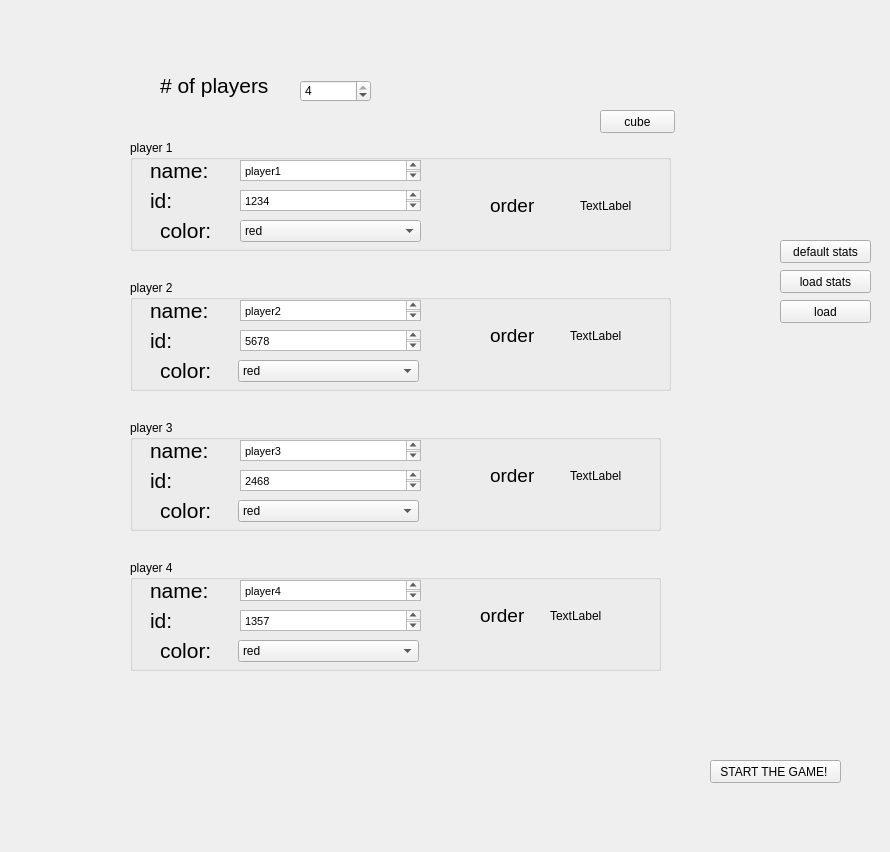
<?xml version="1.0" encoding="UTF-8"?>
<ui version="4.0">
 <class>menu</class>
 <widget class="QWidget" name="menu">
  <property name="geometry">
   <rect>
    <x>0</x>
    <y>0</y>
    <width>890</width>
    <height>852</height>
   </rect>
  </property>
  <property name="windowTitle">
   <string>menu</string>
  </property>
  <property name="styleSheet">
   <string notr="true">background-image: url(':/risk-menu')</string>
  </property>
  <widget class="QPushButton" name="LOAD">
   <property name="geometry">
    <rect>
     <x>780</x>
     <y>300</y>
     <width>91</width>
     <height>23</height>
    </rect>
   </property>
   <property name="text">
    <string>load</string>
   </property>
  </widget>
  <widget class="QPushButton" name="cube">
   <property name="geometry">
    <rect>
     <x>600</x>
     <y>110</y>
     <width>75</width>
     <height>23</height>
    </rect>
   </property>
   <property name="text">
    <string>cube</string>
   </property>
  </widget>
  <widget class="QGroupBox" name="groupBox1">
   <property name="geometry">
    <rect>
     <x>130</x>
     <y>140</y>
     <width>541</width>
     <height>111</height>
    </rect>
   </property>
   <property name="styleSheet">
    <string notr="true">background-color:&quot;white&quot;</string>
   </property>
   <property name="title">
    <string>player 1</string>
   </property>
   <widget class="QTextEdit" name="nameP1">
    <property name="geometry">
     <rect>
      <x>110</x>
      <y>20</y>
      <width>181</width>
      <height>21</height>
     </rect>
    </property>
    <property name="html">
     <string>&lt;!DOCTYPE HTML PUBLIC &quot;-//W3C//DTD HTML 4.0//EN&quot; &quot;http://www.w3.org/TR/REC-html40/strict.dtd&quot;&gt;
&lt;html&gt;&lt;head&gt;&lt;meta name=&quot;qrichtext&quot; content=&quot;1&quot; /&gt;&lt;style type=&quot;text/css&quot;&gt;
p, li { white-space: pre-wrap; }
&lt;/style&gt;&lt;/head&gt;&lt;body style=&quot; font-family:'MS Shell Dlg 2'; font-size:8.25pt; font-weight:400; font-style:normal;&quot;&gt;
&lt;p style=&quot; margin-top:0px; margin-bottom:0px; margin-left:0px; margin-right:0px; -qt-block-indent:0; text-indent:0px;&quot;&gt;player1&lt;/p&gt;&lt;/body&gt;&lt;/html&gt;</string>
    </property>
   </widget>
   <widget class="QLabel" name="label">
    <property name="geometry">
     <rect>
      <x>20</x>
      <y>20</y>
      <width>61</width>
      <height>21</height>
     </rect>
    </property>
    <property name="font">
     <font>
      <pointsize>16</pointsize>
     </font>
    </property>
    <property name="text">
     <string>name:</string>
    </property>
   </widget>
   <widget class="QLabel" name="label_2">
    <property name="geometry">
     <rect>
      <x>30</x>
      <y>80</y>
      <width>61</width>
      <height>21</height>
     </rect>
    </property>
    <property name="font">
     <font>
      <pointsize>16</pointsize>
     </font>
    </property>
    <property name="text">
     <string>color:</string>
    </property>
   </widget>
   <widget class="QComboBox" name="colorP1">
    <property name="geometry">
     <rect>
      <x>110</x>
      <y>80</y>
      <width>181</width>
      <height>22</height>
     </rect>
    </property>
    <item>
     <property name="text">
      <string>red</string>
     </property>
    </item>
    <item>
     <property name="text">
      <string>green</string>
     </property>
    </item>
    <item>
     <property name="text">
      <string>cyan</string>
     </property>
    </item>
    <item>
     <property name="text">
      <string>yellow</string>
     </property>
    </item>
    <item>
     <property name="text">
      <string>blue</string>
     </property>
    </item>
   </widget>
   <widget class="QLabel" name="cubeP1">
    <property name="geometry">
     <rect>
      <x>450</x>
      <y>40</y>
      <width>91</width>
      <height>51</height>
     </rect>
    </property>
    <property name="text">
     <string>TextLabel</string>
    </property>
   </widget>
   <widget class="QLabel" name="pic1_ord">
    <property name="geometry">
     <rect>
      <x>360</x>
      <y>50</y>
      <width>51</width>
      <height>31</height>
     </rect>
    </property>
    <property name="font">
     <font>
      <pointsize>14</pointsize>
     </font>
    </property>
    <property name="text">
     <string>order</string>
    </property>
   </widget>
   <widget class="QLabel" name="label_3">
    <property name="geometry">
     <rect>
      <x>20</x>
      <y>50</y>
      <width>61</width>
      <height>21</height>
     </rect>
    </property>
    <property name="font">
     <font>
      <pointsize>16</pointsize>
     </font>
    </property>
    <property name="text">
     <string>id:</string>
    </property>
   </widget>
   <widget class="QTextEdit" name="idP1">
    <property name="geometry">
     <rect>
      <x>110</x>
      <y>50</y>
      <width>181</width>
      <height>21</height>
     </rect>
    </property>
    <property name="html">
     <string>&lt;!DOCTYPE HTML PUBLIC &quot;-//W3C//DTD HTML 4.0//EN&quot; &quot;http://www.w3.org/TR/REC-html40/strict.dtd&quot;&gt;
&lt;html&gt;&lt;head&gt;&lt;meta name=&quot;qrichtext&quot; content=&quot;1&quot; /&gt;&lt;style type=&quot;text/css&quot;&gt;
p, li { white-space: pre-wrap; }
&lt;/style&gt;&lt;/head&gt;&lt;body style=&quot; font-family:'MS Shell Dlg 2'; font-size:8.25pt; font-weight:400; font-style:normal;&quot;&gt;
&lt;p style=&quot; margin-top:0px; margin-bottom:0px; margin-left:0px; margin-right:0px; -qt-block-indent:0; text-indent:0px;&quot;&gt;1234&lt;/p&gt;&lt;/body&gt;&lt;/html&gt;</string>
    </property>
   </widget>
  </widget>
  <widget class="QGroupBox" name="groupBox2">
   <property name="geometry">
    <rect>
     <x>130</x>
     <y>280</y>
     <width>541</width>
     <height>111</height>
    </rect>
   </property>
   <property name="styleSheet">
    <string notr="true">background-color:&quot;white&quot;</string>
   </property>
   <property name="title">
    <string>player 2</string>
   </property>
   <widget class="QTextEdit" name="nameP2">
    <property name="geometry">
     <rect>
      <x>110</x>
      <y>20</y>
      <width>181</width>
      <height>21</height>
     </rect>
    </property>
    <property name="html">
     <string>&lt;!DOCTYPE HTML PUBLIC &quot;-//W3C//DTD HTML 4.0//EN&quot; &quot;http://www.w3.org/TR/REC-html40/strict.dtd&quot;&gt;
&lt;html&gt;&lt;head&gt;&lt;meta name=&quot;qrichtext&quot; content=&quot;1&quot; /&gt;&lt;style type=&quot;text/css&quot;&gt;
p, li { white-space: pre-wrap; }
&lt;/style&gt;&lt;/head&gt;&lt;body style=&quot; font-family:'MS Shell Dlg 2'; font-size:8.25pt; font-weight:400; font-style:normal;&quot;&gt;
&lt;p style=&quot; margin-top:0px; margin-bottom:0px; margin-left:0px; margin-right:0px; -qt-block-indent:0; text-indent:0px;&quot;&gt;player2&lt;/p&gt;&lt;/body&gt;&lt;/html&gt;</string>
    </property>
   </widget>
   <widget class="QLabel" name="label_5">
    <property name="geometry">
     <rect>
      <x>20</x>
      <y>20</y>
      <width>61</width>
      <height>21</height>
     </rect>
    </property>
    <property name="font">
     <font>
      <pointsize>16</pointsize>
     </font>
    </property>
    <property name="text">
     <string>name:</string>
    </property>
   </widget>
   <widget class="QLabel" name="label_6">
    <property name="geometry">
     <rect>
      <x>30</x>
      <y>80</y>
      <width>61</width>
      <height>21</height>
     </rect>
    </property>
    <property name="font">
     <font>
      <pointsize>16</pointsize>
     </font>
    </property>
    <property name="text">
     <string>color:</string>
    </property>
   </widget>
   <widget class="QComboBox" name="colorP2">
    <property name="geometry">
     <rect>
      <x>108</x>
      <y>80</y>
      <width>181</width>
      <height>22</height>
     </rect>
    </property>
    <property name="currentText">
     <string>red</string>
    </property>
    <item>
     <property name="text">
      <string>red</string>
     </property>
    </item>
    <item>
     <property name="text">
      <string>green</string>
     </property>
    </item>
    <item>
     <property name="text">
      <string>cyan</string>
     </property>
    </item>
    <item>
     <property name="text">
      <string>yellow</string>
     </property>
    </item>
    <item>
     <property name="text">
      <string>blue</string>
     </property>
    </item>
   </widget>
   <widget class="QLabel" name="cubeP2">
    <property name="geometry">
     <rect>
      <x>440</x>
      <y>30</y>
      <width>81</width>
      <height>51</height>
     </rect>
    </property>
    <property name="text">
     <string>TextLabel</string>
    </property>
   </widget>
   <widget class="QLabel" name="pic2_ord">
    <property name="geometry">
     <rect>
      <x>360</x>
      <y>40</y>
      <width>51</width>
      <height>31</height>
     </rect>
    </property>
    <property name="font">
     <font>
      <pointsize>14</pointsize>
     </font>
    </property>
    <property name="text">
     <string>order</string>
    </property>
   </widget>
   <widget class="QTextEdit" name="idP2">
    <property name="geometry">
     <rect>
      <x>110</x>
      <y>50</y>
      <width>181</width>
      <height>21</height>
     </rect>
    </property>
    <property name="html">
     <string>&lt;!DOCTYPE HTML PUBLIC &quot;-//W3C//DTD HTML 4.0//EN&quot; &quot;http://www.w3.org/TR/REC-html40/strict.dtd&quot;&gt;
&lt;html&gt;&lt;head&gt;&lt;meta name=&quot;qrichtext&quot; content=&quot;1&quot; /&gt;&lt;style type=&quot;text/css&quot;&gt;
p, li { white-space: pre-wrap; }
&lt;/style&gt;&lt;/head&gt;&lt;body style=&quot; font-family:'MS Shell Dlg 2'; font-size:8.25pt; font-weight:400; font-style:normal;&quot;&gt;
&lt;p style=&quot; margin-top:0px; margin-bottom:0px; margin-left:0px; margin-right:0px; -qt-block-indent:0; text-indent:0px;&quot;&gt;5678&lt;/p&gt;&lt;/body&gt;&lt;/html&gt;</string>
    </property>
   </widget>
   <widget class="QLabel" name="label_4">
    <property name="geometry">
     <rect>
      <x>20</x>
      <y>50</y>
      <width>61</width>
      <height>21</height>
     </rect>
    </property>
    <property name="font">
     <font>
      <pointsize>16</pointsize>
     </font>
    </property>
    <property name="text">
     <string>id:</string>
    </property>
   </widget>
  </widget>
  <widget class="QGroupBox" name="groupBox3">
   <property name="geometry">
    <rect>
     <x>130</x>
     <y>420</y>
     <width>531</width>
     <height>111</height>
    </rect>
   </property>
   <property name="styleSheet">
    <string notr="true">background-color:&quot;white&quot;</string>
   </property>
   <property name="title">
    <string>player 3</string>
   </property>
   <widget class="QTextEdit" name="nameP3">
    <property name="geometry">
     <rect>
      <x>110</x>
      <y>20</y>
      <width>181</width>
      <height>21</height>
     </rect>
    </property>
    <property name="html">
     <string>&lt;!DOCTYPE HTML PUBLIC &quot;-//W3C//DTD HTML 4.0//EN&quot; &quot;http://www.w3.org/TR/REC-html40/strict.dtd&quot;&gt;
&lt;html&gt;&lt;head&gt;&lt;meta name=&quot;qrichtext&quot; content=&quot;1&quot; /&gt;&lt;style type=&quot;text/css&quot;&gt;
p, li { white-space: pre-wrap; }
&lt;/style&gt;&lt;/head&gt;&lt;body style=&quot; font-family:'MS Shell Dlg 2'; font-size:8.25pt; font-weight:400; font-style:normal;&quot;&gt;
&lt;p style=&quot; margin-top:0px; margin-bottom:0px; margin-left:0px; margin-right:0px; -qt-block-indent:0; text-indent:0px;&quot;&gt;player3&lt;/p&gt;&lt;/body&gt;&lt;/html&gt;</string>
    </property>
   </widget>
   <widget class="QLabel" name="label_9">
    <property name="geometry">
     <rect>
      <x>20</x>
      <y>20</y>
      <width>61</width>
      <height>21</height>
     </rect>
    </property>
    <property name="font">
     <font>
      <pointsize>16</pointsize>
     </font>
    </property>
    <property name="text">
     <string>name:</string>
    </property>
   </widget>
   <widget class="QLabel" name="label_10">
    <property name="geometry">
     <rect>
      <x>30</x>
      <y>80</y>
      <width>61</width>
      <height>21</height>
     </rect>
    </property>
    <property name="font">
     <font>
      <pointsize>16</pointsize>
     </font>
    </property>
    <property name="text">
     <string>color:</string>
    </property>
   </widget>
   <widget class="QComboBox" name="colorP3">
    <property name="geometry">
     <rect>
      <x>108</x>
      <y>80</y>
      <width>181</width>
      <height>22</height>
     </rect>
    </property>
    <property name="currentText">
     <string>red</string>
    </property>
    <property name="currentIndex">
     <number>0</number>
    </property>
    <item>
     <property name="text">
      <string>red</string>
     </property>
    </item>
    <item>
     <property name="text">
      <string>green</string>
     </property>
    </item>
    <item>
     <property name="text">
      <string>cyan</string>
     </property>
    </item>
    <item>
     <property name="text">
      <string>yellow</string>
     </property>
    </item>
    <item>
     <property name="text">
      <string>blue</string>
     </property>
    </item>
   </widget>
   <widget class="QLabel" name="cubeP3">
    <property name="geometry">
     <rect>
      <x>440</x>
      <y>30</y>
      <width>81</width>
      <height>51</height>
     </rect>
    </property>
    <property name="text">
     <string>TextLabel</string>
    </property>
   </widget>
   <widget class="QLabel" name="pic3_ord">
    <property name="geometry">
     <rect>
      <x>360</x>
      <y>40</y>
      <width>51</width>
      <height>31</height>
     </rect>
    </property>
    <property name="font">
     <font>
      <pointsize>14</pointsize>
     </font>
    </property>
    <property name="text">
     <string>order</string>
    </property>
   </widget>
   <widget class="QLabel" name="label_7">
    <property name="geometry">
     <rect>
      <x>20</x>
      <y>50</y>
      <width>61</width>
      <height>21</height>
     </rect>
    </property>
    <property name="font">
     <font>
      <pointsize>16</pointsize>
     </font>
    </property>
    <property name="text">
     <string>id:</string>
    </property>
   </widget>
   <widget class="QTextEdit" name="idP3">
    <property name="geometry">
     <rect>
      <x>110</x>
      <y>50</y>
      <width>181</width>
      <height>21</height>
     </rect>
    </property>
    <property name="html">
     <string>&lt;!DOCTYPE HTML PUBLIC &quot;-//W3C//DTD HTML 4.0//EN&quot; &quot;http://www.w3.org/TR/REC-html40/strict.dtd&quot;&gt;
&lt;html&gt;&lt;head&gt;&lt;meta name=&quot;qrichtext&quot; content=&quot;1&quot; /&gt;&lt;style type=&quot;text/css&quot;&gt;
p, li { white-space: pre-wrap; }
&lt;/style&gt;&lt;/head&gt;&lt;body style=&quot; font-family:'MS Shell Dlg 2'; font-size:8.25pt; font-weight:400; font-style:normal;&quot;&gt;
&lt;p style=&quot; margin-top:0px; margin-bottom:0px; margin-left:0px; margin-right:0px; -qt-block-indent:0; text-indent:0px;&quot;&gt;2468&lt;/p&gt;&lt;/body&gt;&lt;/html&gt;</string>
    </property>
   </widget>
  </widget>
  <widget class="QGroupBox" name="groupBox4">
   <property name="geometry">
    <rect>
     <x>130</x>
     <y>560</y>
     <width>531</width>
     <height>111</height>
    </rect>
   </property>
   <property name="styleSheet">
    <string notr="true">background-color:&quot;white&quot;</string>
   </property>
   <property name="title">
    <string>player 4</string>
   </property>
   <widget class="QTextEdit" name="nameP4">
    <property name="geometry">
     <rect>
      <x>110</x>
      <y>20</y>
      <width>181</width>
      <height>21</height>
     </rect>
    </property>
    <property name="html">
     <string>&lt;!DOCTYPE HTML PUBLIC &quot;-//W3C//DTD HTML 4.0//EN&quot; &quot;http://www.w3.org/TR/REC-html40/strict.dtd&quot;&gt;
&lt;html&gt;&lt;head&gt;&lt;meta name=&quot;qrichtext&quot; content=&quot;1&quot; /&gt;&lt;style type=&quot;text/css&quot;&gt;
p, li { white-space: pre-wrap; }
&lt;/style&gt;&lt;/head&gt;&lt;body style=&quot; font-family:'MS Shell Dlg 2'; font-size:8.25pt; font-weight:400; font-style:normal;&quot;&gt;
&lt;p style=&quot; margin-top:0px; margin-bottom:0px; margin-left:0px; margin-right:0px; -qt-block-indent:0; text-indent:0px;&quot;&gt;player4&lt;/p&gt;&lt;/body&gt;&lt;/html&gt;</string>
    </property>
   </widget>
   <widget class="QLabel" name="label_11">
    <property name="geometry">
     <rect>
      <x>20</x>
      <y>20</y>
      <width>61</width>
      <height>21</height>
     </rect>
    </property>
    <property name="font">
     <font>
      <pointsize>16</pointsize>
     </font>
    </property>
    <property name="text">
     <string>name:</string>
    </property>
   </widget>
   <widget class="QLabel" name="label_12">
    <property name="geometry">
     <rect>
      <x>30</x>
      <y>80</y>
      <width>61</width>
      <height>21</height>
     </rect>
    </property>
    <property name="font">
     <font>
      <pointsize>16</pointsize>
     </font>
    </property>
    <property name="text">
     <string>color:</string>
    </property>
   </widget>
   <widget class="QComboBox" name="colorP4">
    <property name="geometry">
     <rect>
      <x>108</x>
      <y>80</y>
      <width>181</width>
      <height>22</height>
     </rect>
    </property>
    <property name="currentText">
     <string>red</string>
    </property>
    <property name="currentIndex">
     <number>0</number>
    </property>
    <item>
     <property name="text">
      <string>red</string>
     </property>
    </item>
    <item>
     <property name="text">
      <string>green</string>
     </property>
    </item>
    <item>
     <property name="text">
      <string>cyan</string>
     </property>
    </item>
    <item>
     <property name="text">
      <string>yellow</string>
     </property>
    </item>
    <item>
     <property name="text">
      <string>blue</string>
     </property>
    </item>
   </widget>
   <widget class="QLabel" name="cubeP4">
    <property name="geometry">
     <rect>
      <x>420</x>
      <y>30</y>
      <width>91</width>
      <height>51</height>
     </rect>
    </property>
    <property name="text">
     <string>TextLabel</string>
    </property>
   </widget>
   <widget class="QLabel" name="pic4_ord">
    <property name="geometry">
     <rect>
      <x>350</x>
      <y>40</y>
      <width>51</width>
      <height>31</height>
     </rect>
    </property>
    <property name="font">
     <font>
      <pointsize>14</pointsize>
     </font>
    </property>
    <property name="text">
     <string>order</string>
    </property>
   </widget>
   <widget class="QTextEdit" name="idP4">
    <property name="geometry">
     <rect>
      <x>110</x>
      <y>50</y>
      <width>181</width>
      <height>21</height>
     </rect>
    </property>
    <property name="html">
     <string>&lt;!DOCTYPE HTML PUBLIC &quot;-//W3C//DTD HTML 4.0//EN&quot; &quot;http://www.w3.org/TR/REC-html40/strict.dtd&quot;&gt;
&lt;html&gt;&lt;head&gt;&lt;meta name=&quot;qrichtext&quot; content=&quot;1&quot; /&gt;&lt;style type=&quot;text/css&quot;&gt;
p, li { white-space: pre-wrap; }
&lt;/style&gt;&lt;/head&gt;&lt;body style=&quot; font-family:'MS Shell Dlg 2'; font-size:8.25pt; font-weight:400; font-style:normal;&quot;&gt;
&lt;p style=&quot; margin-top:0px; margin-bottom:0px; margin-left:0px; margin-right:0px; -qt-block-indent:0; text-indent:0px;&quot;&gt;1357&lt;/p&gt;&lt;/body&gt;&lt;/html&gt;</string>
    </property>
   </widget>
   <widget class="QLabel" name="label_8">
    <property name="geometry">
     <rect>
      <x>20</x>
      <y>50</y>
      <width>61</width>
      <height>21</height>
     </rect>
    </property>
    <property name="font">
     <font>
      <pointsize>16</pointsize>
     </font>
    </property>
    <property name="text">
     <string>id:</string>
    </property>
   </widget>
  </widget>
  <widget class="QSpinBox" name="spinBox">
   <property name="geometry">
    <rect>
     <x>300</x>
     <y>80</y>
     <width>71</width>
     <height>22</height>
    </rect>
   </property>
   <property name="minimum">
    <number>2</number>
   </property>
   <property name="maximum">
    <number>4</number>
   </property>
   <property name="value">
    <number>4</number>
   </property>
  </widget>
  <widget class="QPushButton" name="FINISH">
   <property name="geometry">
    <rect>
     <x>710</x>
     <y>760</y>
     <width>131</width>
     <height>23</height>
    </rect>
   </property>
   <property name="text">
    <string>START THE GAME! </string>
   </property>
  </widget>
  <widget class="QLabel" name="order">
   <property name="geometry">
    <rect>
     <x>490</x>
     <y>120</y>
     <width>51</width>
     <height>31</height>
    </rect>
   </property>
   <property name="font">
    <font>
     <pointsize>16</pointsize>
    </font>
   </property>
   <property name="text">
    <string/>
   </property>
  </widget>
  <widget class="QLabel" name="text">
   <property name="geometry">
    <rect>
     <x>160</x>
     <y>70</y>
     <width>131</width>
     <height>31</height>
    </rect>
   </property>
   <property name="font">
    <font>
     <pointsize>16</pointsize>
    </font>
   </property>
   <property name="styleSheet">
    <string notr="true">color:&quot;white&quot;</string>
   </property>
   <property name="text">
    <string># of players</string>
   </property>
  </widget>
  <widget class="QLabel" name="info">
   <property name="geometry">
    <rect>
     <x>100</x>
     <y>750</y>
     <width>381</width>
     <height>71</height>
    </rect>
   </property>
   <property name="font">
    <font>
     <pointsize>14</pointsize>
    </font>
   </property>
   <property name="text">
    <string/>
   </property>
  </widget>
  <widget class="QLabel" name="label_41">
   <property name="geometry">
    <rect>
     <x>0</x>
     <y>0</y>
     <width>891</width>
     <height>851</height>
    </rect>
   </property>
   <property name="text">
    <string/>
   </property>
   <property name="pixmap">
    <pixmap resource="my_risk.qrc">:/new/Resources/backg.bmp</pixmap>
   </property>
   <property name="scaledContents">
    <bool>true</bool>
   </property>
  </widget>
  <widget class="QPushButton" name="loadStats">
   <property name="geometry">
    <rect>
     <x>780</x>
     <y>270</y>
     <width>91</width>
     <height>23</height>
    </rect>
   </property>
   <property name="text">
    <string>load stats</string>
   </property>
  </widget>
  <widget class="QPushButton" name="defalutStatsB">
   <property name="geometry">
    <rect>
     <x>780</x>
     <y>240</y>
     <width>91</width>
     <height>23</height>
    </rect>
   </property>
   <property name="text">
    <string>default stats</string>
   </property>
  </widget>
  <zorder>label_41</zorder>
  <zorder>LOAD</zorder>
  <zorder>cube</zorder>
  <zorder>groupBox1</zorder>
  <zorder>groupBox2</zorder>
  <zorder>groupBox3</zorder>
  <zorder>groupBox4</zorder>
  <zorder>spinBox</zorder>
  <zorder>FINISH</zorder>
  <zorder>order</zorder>
  <zorder>text</zorder>
  <zorder>info</zorder>
  <zorder>loadStats</zorder>
  <zorder>defalutStatsB</zorder>
 </widget>
 <layoutdefault spacing="6" margin="11"/>
 <resources>
  <include location="my_risk.qrc"/>
 </resources>
 <connections>
  <connection>
   <sender>spinBox</sender>
   <signal>valueChanged(int)</signal>
   <receiver>menu</receiver>
   <slot>spin(int)</slot>
   <hints>
    <hint type="sourcelabel">
     <x>334</x>
     <y>83</y>
    </hint>
    <hint type="destinationlabel">
     <x>392</x>
     <y>54</y>
    </hint>
   </hints>
  </connection>
  <connection>
   <sender>defalutStatsB</sender>
   <signal>clicked()</signal>
   <receiver>menu</receiver>
   <slot>defalutStats()</slot>
   <hints>
    <hint type="sourcelabel">
     <x>825</x>
     <y>245</y>
    </hint>
    <hint type="destinationlabel">
     <x>892</x>
     <y>448</y>
    </hint>
   </hints>
  </connection>
 </connections>
 <slots>
  <slot>LOAD()</slot>
  <slot>slot1()</slot>
  <slot>defalutStats()</slot>
 </slots>
</ui>
